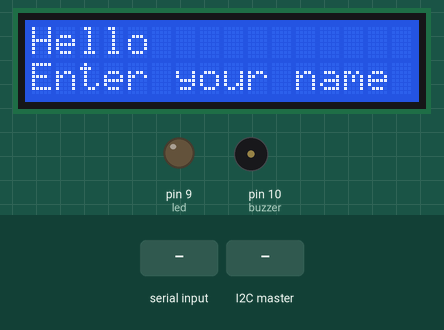
Simulated run of this sketch. Board: Arduino Uno, built with avr-gcc and run on an emulated ATmega328P. Parts: 16×2 character LCD, output pins drawn as LEDs (lit = HIGH), buzzer (waves = sounding, pin HIGH). The test bench sets the inputs (shaded band). What the sketch prints to the serial monitor is not drawn.

Above: at 1.0 s.
1.1 s: "1" received over Serial
At 2.11 s:
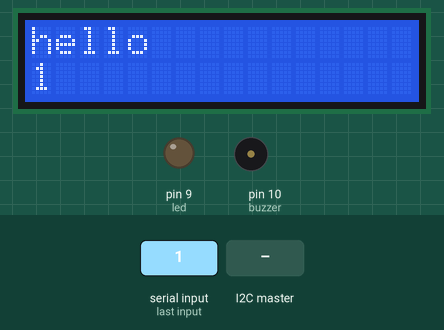
At 3.4 s:
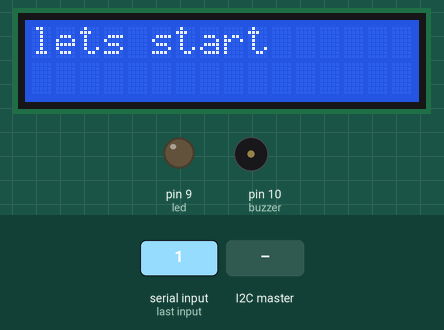
3.7 s: the I2C master sends the byte 2
At 5.2 s:
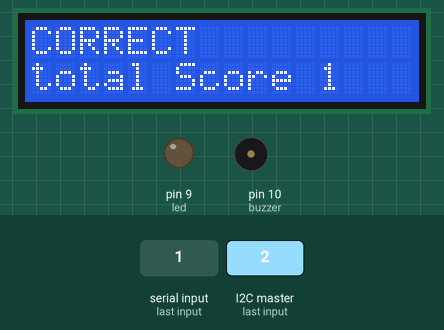
Timing chart, 0 to 6.7 s (numbered marks = the images above; inputs shaded):
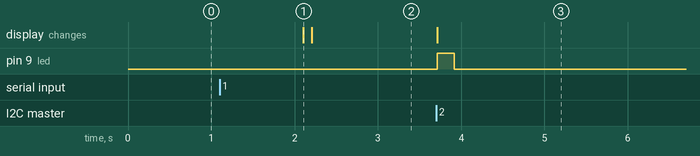

Measured:
- after the input at 1.1 s, the display: changes after 1.0 s (image 1)
- after the input at 3.7 s, pin 9 (led): LOW → HIGH at once, → LOW 0.20 s later; the display: changes at once (image 3)

The sketch:

memoryGame-2.ino
```cpp
// LIBRARIES
#include <LiquidCrystal.h>
#include <Wire.h>

// MACROS
#define buzzer 10
#define led 9

// GLOBAL VARIABLES
byte SlaveReceived;
String message="";
int value;
int totalScore=0;

// Initiating lcd
LiquidCrystal lcd(12,11,2,3,4,5);

// FUNCTIONS
// getName()
// printName()
// ledGlow()
// Buzzer()
// onTrue()
// onFalse()

// SERVICE HANDLERS
// sendEvent
// receiveEvent

// prints the greeting message on lcd, and asks for user name
// waits until it get the username
void getName(){
	lcd.clear();
  	lcd.print("Hello");
  	lcd.setCursor(0,1);
  	lcd.print("Enter your name");
  	while(!Serial.available()){};
  	if (Serial.available()>0){
    		message = Serial.readString();
  	}
}

// prints the greeting and name on lcd
// after 3 seconds it clears the screen
void printName(String msg){
	lcd.clear();
  	lcd.print("hello");
    	lcd.setCursor(0,1);
    	lcd.print(message);
    	delay(100);
    	lcd.clear();
}

// glow the led
void ledGlow(){
  	analogWrite(led,255);
  	delay(200);
  	analogWrite(led,0);
  	delay(50);
}

// initiate buzzer
void Buzzer(){
	tone(buzzer,300);
	delay(25);
	noTone(buzzer);
	delay(25);
}


void sendEvent(){
  	Wire.write(int(1));
}
void receiveEvent (int howMany){
  	Serial.println("worked");
  	while(Wire.available()){
    		value = Wire.read();
  	}
}

// increase the score, print CORRECT on lcd with new Score
void onTrue(){
  	totalScore++;
  	lcd.clear();
  	lcd.print("CORRECT");
  	lcd.setCursor(0,1);
  	lcd.print("total Score ");
  	lcd.print(totalScore);
}

// print WRONG on lcd with old highest score of user
void onFalse(){
  	lcd.clear();
  	lcd.print("WRONG");
  	lcd.setCursor(0,1);
  	lcd.print("total Score ");
  	lcd.print(totalScore);
}

//
void setup(){
  	Serial.begin(9600);
  	lcd.begin(16,2);
  	pinMode(buzzer,OUTPUT);
  	getName();
  	printName(message);
  	lcd.clear();
  	lcd.print("lets start");
  	Wire.begin(9);
  	Wire.onRequest(sendEvent);
}
void loop(){
	delay(100);
	Wire.onReceive(receiveEvent);
    	Serial.println(value);
    	if (value==3){
      		onFalse();
      		Buzzer();
      		totalScore = 0;
    	}else if (value==2){
      		onTrue();
      		ledGlow();
    	}else{
      		Serial.println(value);
    	}
    value=0;
  }
```
